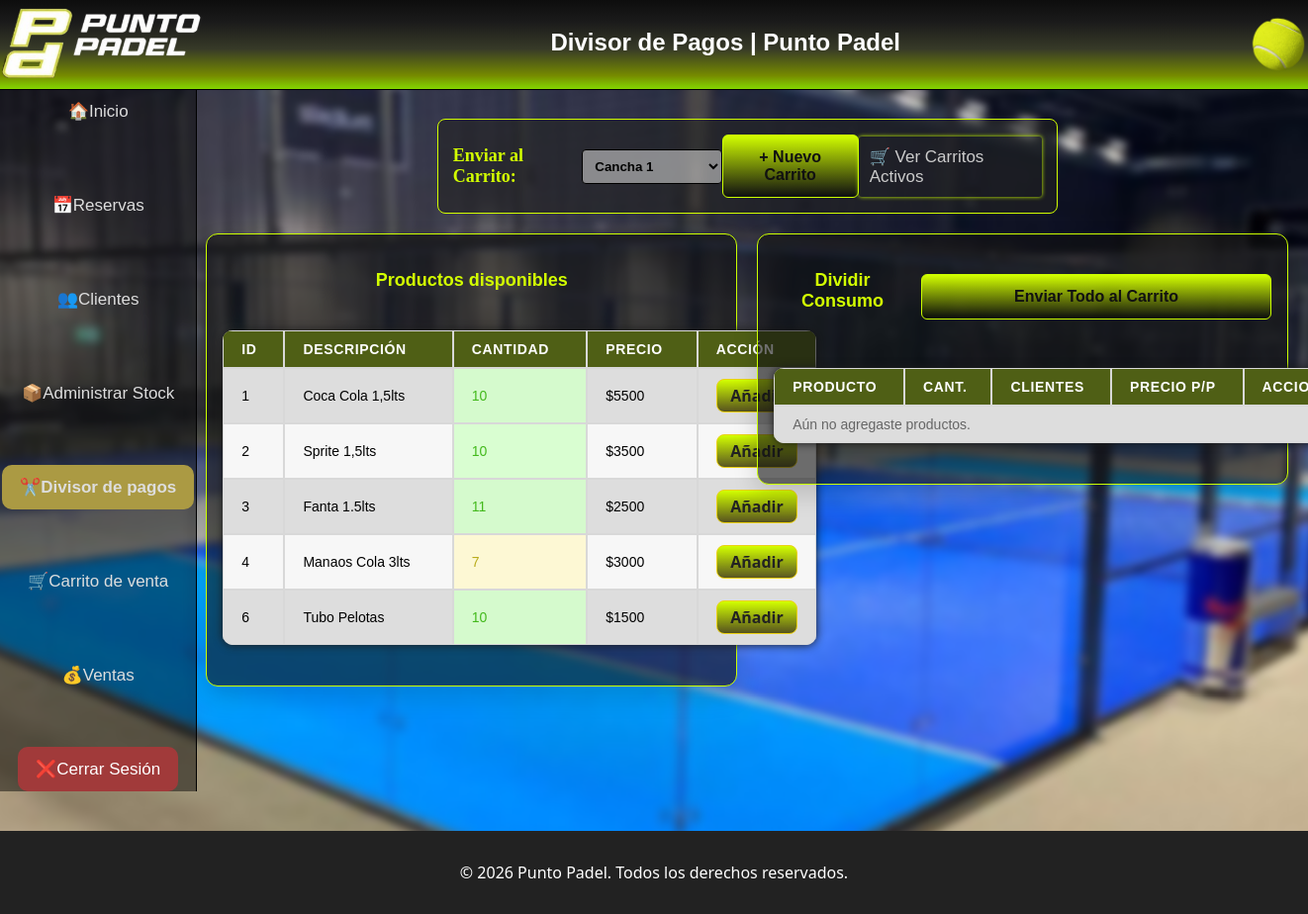
Page /vista_admin/divisorPagos/index.php on the committed database.
### tables this page shows
CREATE TABLE `stock` (
  `id_producto` int(11) NOT NULL,
  `descripcion` varchar(30) DEFAULT NULL,
  `cantidad` int(11) DEFAULT NULL,
  `precio` int(11) DEFAULT NULL
);

### vista_admin/divisorPagos/index.php (the view, shortened to what this page needs)
<!DOCTYPE html>
<html lang="es">
<head>
  <link rel="stylesheet" href="../../css/estilos.css">
</head>
<body class="body-admin">
<header class="headerAdmin">
    <a href="../index.php"><img src="../../img/PuntoPadelCartelSinFondo.png" alt="Logo de Punto Padel" id="logo1"></a>
    <h1 class="tituloPag">Divisor de Pagos | Punto Padel</h1>
    <img src="../../img/PelotaPadel.png" alt="Imagen del Complejo de Pádel" id="logo2">
</header>
  <aside class="aside-admin">
    <a href="../index.php">🏠Inicio</a>
    <a href="../Reservas/index.php">📅Reservas</a>
    <a href="../Clientes/index.php">👥Clientes</a>
    <a href="../Stock/index.php">📦Administrar Stock</a>
    <a class="active" href="../DivisorPagos/index.php">✂️Divisor de pagos</a>
    <a href="../Carrito/index.php">🛒Carrito de venta</a>
    <a href="../Ventas/index.php">💰Ventas</a>
    <a href="../../cerrarSesion.php" id="btnCerrarSesion">❌Cerrar Sesión</a>
  </aside>
  <?php
  include("../../conexion.php");
  $sql = "SELECT id_producto, descripcion, cantidad, precio FROM stock";
  $stmt = $conexion->query($sql);
  $resultados = $stmt->fetchAll(PDO::FETCH_ASSOC);
  ?>
  <main class="contenidoGeneral">
    <div class="contenidoPrincipal">
      <div class="barraAccionesCarrito">
          <label for="selectCarritoDestino"><strong>Enviar al Carrito:</strong></label>
          <select id="selectCarritoDestino" class="selectorCarrito"></select>
        <div style="display: flex; align-items: center; gap: 10px;">
          <button type="button" id="btnNuevoCarrito" class="botonGenerico">+ Nuevo Carrito</button>
        </div>
        <a href="../Carrito/index.php" class="btnVerCarritos">
          🛒 Ver Carritos Activos
        </a>
      </div>
      <div class="contenedorTabla">
        <div class="tablaPanel">
          <h2 class="subtituloTabla">Productos disponibles</h2>
          <table class="tablaListar tablaProductos">
            <thead>
              <tr>
                <th>ID</th>
                <th>Descripción</th>
                <th>Cantidad</th>
                <th>Precio</th>
                <th>Acción</th>
              </tr>
            </thead>
            <tbody>
              <?php if (count($resultados) > 0):
                  foreach ($resultados as $fila):
                    $claseStock = ($fila['cantidad'] < 5) ? 'stockBajo' : (($fila['cantidad'] < 10) ? 'stockMedio' : 'stockCorrecto');
                  ?>
                  <tr>
                    <td><?php echo htmlspecialchars($fila['id_producto']); ?></td>
                    <td><?php echo htmlspecialchars($fila['descripcion']); ?></td>
                    <td class="<?php echo $claseStock; ?>"><?php echo htmlspecialchars($fila['cantidad']); ?></td>
                    <td>$<?php echo htmlspecialchars($fila['precio']); ?></td>
                    <td>
                      <button type="button" class="botonGenerico btnAñadirCarrito"
                              data-id="<?php echo (int)$fila['id_producto']; ?>"
                              data-descripcion="<?php echo htmlspecialchars($fila['descripcion'], ENT_QUOTES); ?>"
                              data-precio="<?php echo number_format((float)$fila['precio'], 2, '.', ''); ?>">
                        Añadir
                      </button>
                    </td>
                  </tr>
                <?php endforeach; ?>
              <?php else: ?>
                <tr><td colspan="5">No hay productos en stock</td></tr>
              <?php endif; ?>
            </tbody>
          </table>
        </div>
        <div class="tablaPanel">
          <div class="BuscarRegistro">
            <h2 class="subtituloTabla">Dividir Consumo</h2>
            <button type="button" id="btnVenderTodos" class="botonGenerico ">Enviar Todo al Carrito</button>
          </div>
          <table class="tablaListar tablaResumen">
            <thead>
              <tr>
                <th>Producto</th>
                <th>Cant.</th>
                <th>Clientes</th>
                <th>Precio p/p</th>
                <th>Acciones</th>
              </tr>
            </thead>
            <tbody id="detalleVentaBody">
              <tr id="filaVacia">
                <td colspan="5" class="celdaVacia">Aún no agregaste productos.</td>
              </tr>
            </tbody>
          </table>
        </div>
      </div>
    </div>
  </main>
  <footer>
    <p>&copy; 2026 Punto Padel. Todos los derechos reservados.</p>
  </footer>
</body>
</html>

### rows in the picture
stock: id_producto "1", descripcion "Coca Cola 1,5lts", cantidad "10", precio "5500"
stock: id_producto "2", descripcion "Sprite 1,5lts", cantidad "10", precio "3500"
stock: id_producto "3", descripcion "Fanta 1.5lts", cantidad "11", precio "2500"
stock: id_producto "4", descripcion "Manaos Cola 3lts", cantidad "7", precio "3000"
stock: id_producto "6", descripcion "Tubo Pelotas", cantidad "10", precio "1500"
